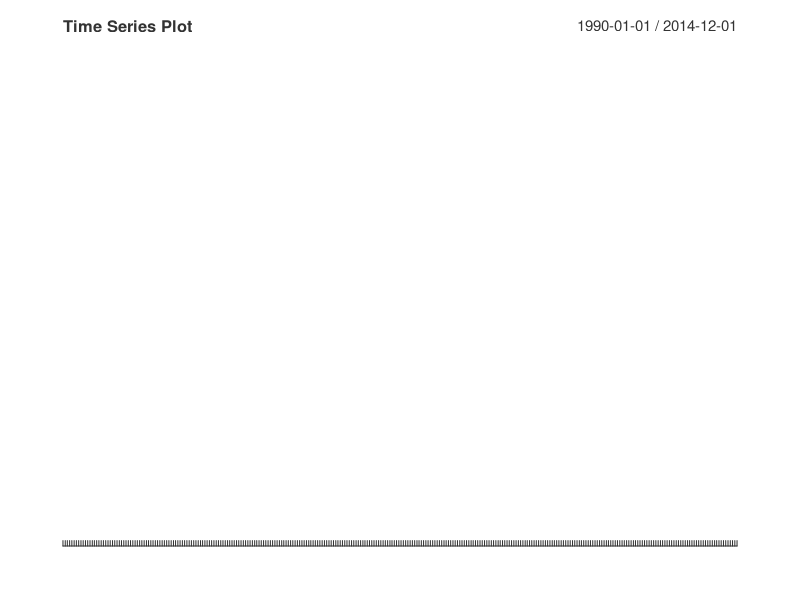

The R script that drew this image: (Note: this script raises an error after producing the figure.)
## ---- chunk 1
library(knitr)
opts_chunk$set(tidy.opts=list(width.cutoff=60),tidy=TRUE)

library(xts)
library(tseries)
library(lubridate)
## ---- chunk 2
x= as.data.frame(read.csv("Lab4-series2.csv", header = TRUE))
colnames(x) <- c("num", "value")
idx <- seq(as.Date("1990/1/1"), by = "month", length.out = dim(x)[1])

ts_all <- xts(x['value'], order.by=idx)
str(ts_all)
head(ts_all,10)
options(digits = 4)
#Create train set from 1990-2014
ts = ts_all['1990-01-01/2014-12-31']

  
## ---- chunk 3
plot.xts(ts, type='l', minor.ticks = NULL, major.ticks = 12, main="Time Series Plot", grid.ticks.on="years")
## ---- chunk 4
#is the data stationary in the mean/variance?
#Let's look at the acf and pacf plots
  par(mfrow=c(1,2))
  acf(ts, main="ACF of Given Series")
  pacf(ts, main="PACF of Given Series")
## ---- chunk 5

#Conduct Jlung-Box test to see if data are serially correlated
  BoxPValue = Box.test(ts,type='Ljung-Box',lag=20)$p.value
  result = "Data are Random"
  if (BoxPValue < 0.05){ result = "Data are NOT random "} 
  print(paste(result, " - p-value of box-test = ",BoxPValue))

#conduct Dicky-Fuller test to see if series is stationary
  adfPvalue = adf.test(ts)$p.value
  result = "Unit Root Present - Non Stationary Series"
  if (adfPvalue < 0.05){ result = " Reject Unit Root Presence - Stationary Series"} 
  print(paste(result, " - p-value of adf-test =",adfPvalue))

#monthplot(ts)

## ---- chunk 6
diff1 = diff(ts, lag=1, differences=1)['1990-02-01/'] #get rid of the first NA
autoplot.zoo(diff1)

par(mfrow=c(1,2))
acf(diff1, na.action=na.pass)
pacf(diff1, na.action=na.pass)

adfPvalue = adf.test(diff1)$p.value

result = "Unit Root Present - Non Stationary Series"
if (adfPvalue < 0.05){ result = " Reject Unit Root Presence - Stationary Series"} 
print(paste(result, " - p-value of adf-test =",adfPvalue))

## ---- chunk 7
#Look at monthly averages
par(mfrow=c(1,2))
plot(aggregate(ts, month(index(ts)), mean), type='o')
monthplot(ts)
## ---- chunk 8
#since this is a monthly series, let's try a 12-m seasonal difference

diff12 = diff(ts, lag=12, differences = 1)['1991-01-01/']
autoplot.zoo(diff12)
par(mfrow=c(1,2))
acf(diff12)
pacf(diff12)
## ---- chunk 9
adfPvalue = adf.test(diff12)$p.value
result = "Unit Root Present - Non Stationary Series"
if (adfPvalue < 0.05){ result = " Reject Unit Root Presence - Stationary Series"} 
print(paste(result, " - p-value of adf-test =",adfPvalue))

## ---- chunk 10

#JUST PLAYING WITH OTHER LAGS IN ADDITION TO 12.  SOMEWHAT LOST HERE

diff3 = diff(diff12, lag=3, differences=1)['1991-04-01/']
acf(diff3)
pacf(diff3)
